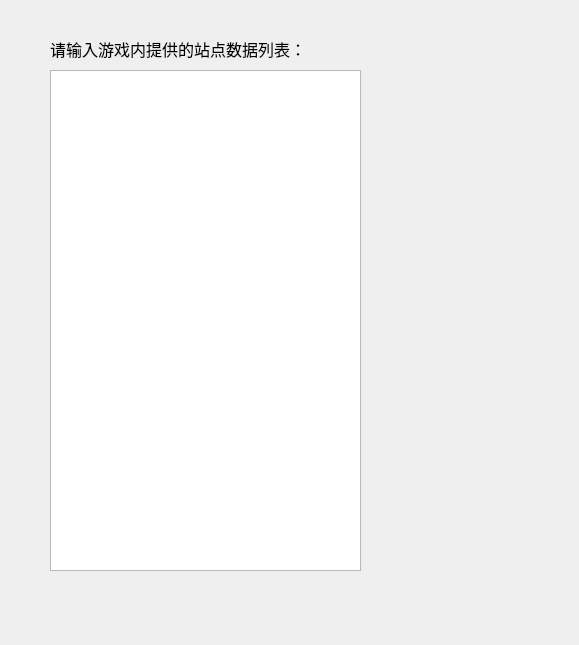
<?xml version="1.0" encoding="UTF-8"?>
<ui version="4.0">
 <class>station_add</class>
 <widget class="QWidget" name="station_add">
  <property name="geometry">
   <rect>
    <x>0</x>
    <y>0</y>
    <width>579</width>
    <height>645</height>
   </rect>
  </property>
  <property name="windowTitle">
   <string>Form</string>
  </property>
  <widget class="QTextEdit" name="textEdit">
   <property name="geometry">
    <rect>
     <x>50</x>
     <y>70</y>
     <width>311</width>
     <height>501</height>
    </rect>
   </property>
  </widget>
  <widget class="QLabel" name="label">
   <property name="geometry">
    <rect>
     <x>50</x>
     <y>40</y>
     <width>301</width>
     <height>18</height>
    </rect>
   </property>
   <property name="font">
    <font>
     <pointsize>12</pointsize>
    </font>
   </property>
   <property name="text">
    <string>请输入游戏内提供的站点数据列表：</string>
   </property>
  </widget>
 </widget>
 <resources/>
 <connections/>
</ui>
